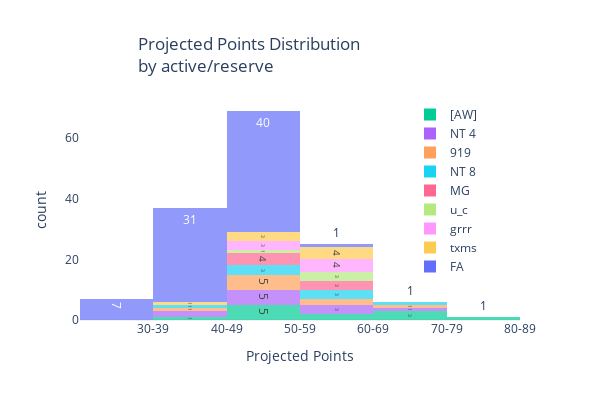

The cell this chart's notebook holds for it:
### Code cell
# histogram showing active/inactive

cuts_made_hist = px.histogram(week.reset_index(drop=True),
                              x='proj_pts',
                              opacity=.7,
                              nbins=8, 
                              color = 'Status',
                              color_discrete_map=active_color,
                              barmode='stack',
                              text_auto=True,
                              height=400,
                              title='Projected Points Distribution<br>by active/reserve',
                              template='plotly_white',
                              width=600,
                              labels={'proj_pts':'Projected Points'}
                              ).update_yaxes(showgrid=False
                              ).update_xaxes(tickmode='array',tickvals=[25,35,45,55,65,75],ticktext=["30-39","40-49", "50-59", "60-69", "70-79", "80-89"]
                              ).update_layout(title_x=.23,legend=dict(title="",x=.75))
cuts_made_hist.show()

### Figure 1 — Plotly figure (JSON) as saved in the notebook; plotly's stock layout.template omitted (floating-point values rounded to 4 significant figures)
{"data": [{"alignmentgroup": "True", "bingroup": "x", "hovertemplate": "Status=[AW]<br>Projected Points=%{x}<br>count=%{y}<extra></extra>", "legendgroup": "[AW]", "marker": {"color": "#00cc96", "opacity": 0.7, "pattern": {"shape": ""}}, "name": "[AW]", "nbinsx": 8, "offsetgroup": "[AW]", "orientation": "v", "showlegend": true, "texttemplate": "%{value}", "type": "histogram", "x": [74.03, 62.49, 58.29, 57.47, 53.62, 46.98, 44.04, 42.8, 41.65, 41.29, 39.54, 33.2], "xaxis": "x", "yaxis": "y"}, {"alignmentgroup": "True", "bingroup": "x", "hovertemplate": "Status=NT 4<br>Projected Points=%{x}<br>count=%{y}<extra></extra>", "legendgroup": "NT 4", "marker": {"color": "#ab63fa", "opacity": 0.7, "pattern": {"shape": ""}}, "name": "NT 4", "nbinsx": 8, "offsetgroup": "NT 4", "orientation": "v", "showlegend": true, "texttemplate": "%{value}", "type": "histogram", "x": [60.14, 54.69, 47.54, 47.47, 44.18, 44.05, 41.95, 38.81, 37.67, 29.34, 26.37], "xaxis": "x", "yaxis": "y"}, {"alignmentgroup": "True", "bingroup": "x", "hovertemplate": "Status=919<br>Projected Points=%{x}<br>count=%{y}<extra></extra>", "legendgroup": "919", "marker": {"color": "#FFA15A", "opacity": 0.7, "pattern": {"shape": ""}}, "name": "919", "nbinsx": 8, "offsetgroup": "919", "orientation": "v", "showlegend": true, "texttemplate": "%{value}", "type": "histogram", "x": [58.44, 51.64, 50.25, 44.19, 42.37, 41.67, 37.27, 37.06, 34.83], "xaxis": "x", "yaxis": "y"}, {"alignmentgroup": "True", "bingroup": "x", "hovertemplate": "Status=NT 8<br>Projected Points=%{x}<br>count=%{y}<extra></extra>", "legendgroup": "NT 8", "marker": {"color": "#19d3f3", "opacity": 0.7, "pattern": {"shape": ""}}, "name": "NT 8", "nbinsx": 8, "offsetgroup": "NT 8", "orientation": "v", "showlegend": true, "texttemplate": "%{value}", "type": "histogram", "x": [57.33, 50.88, 47.3, 46.08, 38.1, 37.07, 35.29, 32.65], "xaxis": "x", "yaxis": "y"}, {"alignmentgroup": "True", "bingroup": "x", "hovertemplate": "Status=MG<br>Projected Points=%{x}<br>count=%{y}<extra></extra>", "legendgroup": "MG", "marker": {"color": "#FF6692", "opacity": 0.7, "pattern": {"shape": ""}}, "name": "MG", "nbinsx": 8, "offsetgroup": "MG", "orientation": "v", "showlegend": true, "texttemplate": "%{value}", "type": "histogram", "x": [54.67, 50.39, 49.47, 43.06, 42.3, 41.22, 38.42], "xaxis": "x", "yaxis": "y"}, {"alignmentgroup": "True", "bingroup": "x", "hovertemplate": "Status=u_c<br>Projected Points=%{x}<br>count=%{y}<extra></extra>", "legendgroup": "u_c", "marker": {"color": "#B6E880", "opacity": 0.7, "pattern": {"shape": ""}}, "name": "u_c", "nbinsx": 8, "offsetgroup": "u_c", "orientation": "v", "showlegend": true, "texttemplate": "%{value}", "type": "histogram", "x": [53.03, 51.26, 45.56, 38.49], "xaxis": "x", "yaxis": "y"}, {"alignmentgroup": "True", "bingroup": "x", "hovertemplate": "Status=grrr<br>Projected Points=%{x}<br>count=%{y}<extra></extra>", "legendgroup": "grrr", "marker": {"color": "#FF97FF", "opacity": 0.7, "pattern": {"shape": ""}}, "name": "grrr", "nbinsx": 8, "offsetgroup": "grrr", "orientation": "v", "showlegend": true, "texttemplate": "%{value}", "type": "histogram", "x": [52.99, 52.67, 48.11, 45.96, 44.88, 44.79, 42.48], "xaxis": "x", "yaxis": "y"}, {"alignmentgroup": "True", "bingroup": "x", "hovertemplate": "Status=txms<br>Projected Points=%{x}<br>count=%{y}<extra></extra>", "legendgroup": "txms", "marker": {"color": "#FECB52", "opacity": 0.7, "pattern": {"shape": ""}}, "name": "txms", "nbinsx": 8, "offsetgroup": "txms", "orientation": "v", "showlegend": true, "texttemplate": "%{value}", "type": "histogram", "x": [52, 49.59, 49.42, 48.66, 43.35, 40.54, 39.47, 32.77], "xaxis": "x", "yaxis": "y"}, {"alignmentgroup": "True", "bingroup": "x", "hovertemplate": "Status=FA<br>Projected Points=%{x}<br>count=%{y}<extra></extra>", "legendgroup": "FA", "marker": {"color": "#636efa", "opacity": 0.7, "pattern": {"shape": ""}}, "name": "FA", "nbinsx": 8, "offsetgroup": "FA", "orientation": "v", "showlegend": true, "texttemplate": "%{value}", "type": "histogram", "x": [45.35, 44.56, 43.98, 43.22, 43.04, 42.49, 41.75, 41.06, 41.05, 41.01, 40.9, 40.24, 40.01, 39.98, 39.91, 39.86, 39.37, 39.15, 39.13, 38.98, 38.63, 38.52, 38.41, 38.41, 38.34, 38.26, 37.91, 37.37, 36.74, 36.73, 36.71, 36.59, 36.55, 36.19, 36.13, 35.71, 35.64, 35.61, 35.51, 35.39, 35.19, 34.87, 34.73, 34.64, 34.62, 34.44, 34.27, 34.12, 34.01, 33.74, 33.73, 33.61, 33.47, 33.32, 32.48, 32.3, 32.3, 32.16, 31.93, 31.9, 31.61, 31.21, 30.98, 30.72, 30.64, 30.55, 30.52, 30.02, 29.47, 29.36, 28.21, 25.78, 24.71, 24.2, 24.12, 22.4, 21.95, 21.94, 20.08], "xaxis": "x", "yaxis": "y"}], "layout": {"barmode": "stack", "height": 400, "legend": {"title": {"text": ""}, "tracegroupgap": 0, "x": 0.75}, "title": {"text": "Projected Points Distribution<br>by active/reserve", "x": 0.23}, "width": 600, "xaxis": {"anchor": "y", "domain": [0, 1], "tickmode": "array", "ticktext": ["30-39", "40-49", "50-59", "60-69", "70-79", "80-89"], "tickvals": [25, 35, 45, 55, 65, 75], "title": {"text": "Projected Points"}}, "yaxis": {"anchor": "x", "domain": [0, 1], "showgrid": false, "title": {"text": "count"}}}}
